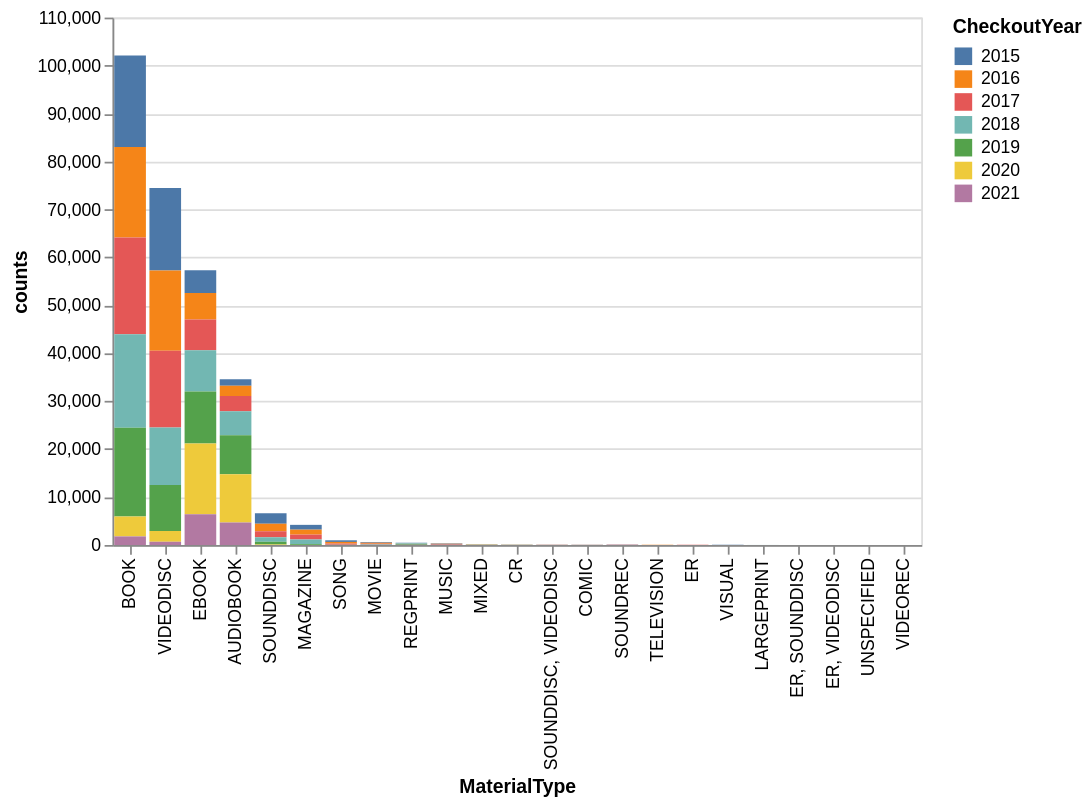

Notebook code cell kept with this figure:
### Code cell
seattle_material_grouped = seattle_df.groupby(['MaterialType', 'CheckoutYear']).size().reset_index(name='counts')
alt.Chart(seattle_material_grouped).mark_bar().encode(
    x=alt.X('MaterialType', sort='-y'),
    y='counts',
    color='CheckoutYear:N'
)

### Figure 1 — Vega-Lite specification as saved in the notebook (floating-point values rounded to 4 significant figures)
{"config": {"view": {"continuousWidth": 300, "continuousHeight": 300}}, "data": {"name": "data-73b297576c9ecbb755844259deeb97e5"}, "mark": {"type": "bar"}, "encoding": {"color": {"field": "CheckoutYear", "type": "nominal"}, "x": {"field": "MaterialType", "sort": "-y", "type": "nominal"}, "y": {"field": "counts", "type": "quantitative"}}, "$schema": "https://vega.github.io/schema/vega-lite/v6.1.0.json", "datasets": {"data-73b297576c9ecbb755844259deeb97e5": [{"MaterialType": "AUDIOBOOK", "CheckoutYear": 2015, "counts": 1321}, {"MaterialType": "AUDIOBOOK", "CheckoutYear": 2016, "counts": 2163}, {"MaterialType": "AUDIOBOOK", "CheckoutYear": 2017, "counts": 3164}, {"MaterialType": "AUDIOBOOK", "CheckoutYear": 2018, "counts": 5027}, {"MaterialType": "AUDIOBOOK", "CheckoutYear": 2019, "counts": 8111}, {"MaterialType": "AUDIOBOOK", "CheckoutYear": 2020, "counts": 10050}, {"MaterialType": "AUDIOBOOK", "CheckoutYear": 2021, "counts": 4706}, {"MaterialType": "BOOK", "CheckoutYear": 2015, "counts": 19087}, {"MaterialType": "BOOK", "CheckoutYear": 2016, "counts": 18844}, {"MaterialType": "BOOK", "CheckoutYear": 2017, "counts": 20187}, {"MaterialType": "BOOK", "CheckoutYear": 2018, "counts": 19524}, {"MaterialType": "BOOK", "CheckoutYear": 2019, "counts": 18495}, {"MaterialType": "BOOK", "CheckoutYear": 2020, "counts": 4151}, {"MaterialType": "BOOK", "CheckoutYear": 2021, "counts": 1788}, {"MaterialType": "COMIC", "CheckoutYear": 2016, "counts": 1}, {"MaterialType": "COMIC", "CheckoutYear": 2017, "counts": 43}, {"MaterialType": "COMIC", "CheckoutYear": 2018, "counts": 39}, {"MaterialType": "CR", "CheckoutYear": 2015, "counts": 24}, {"MaterialType": "CR", "CheckoutYear": 2016, "counts": 25}, {"MaterialType": "CR", "CheckoutYear": 2017, "counts": 24}, {"MaterialType": "CR", "CheckoutYear": 2018, "counts": 18}, {"MaterialType": "CR", "CheckoutYear": 2019, "counts": 17}, {"MaterialType": "CR", "CheckoutYear": 2020, "counts": 4}, {"MaterialType": "EBOOK", "CheckoutYear": 2015, "counts": 4732}, {"MaterialType": "EBOOK", "CheckoutYear": 2016, "counts": 5540}, {"MaterialType": "EBOOK", "CheckoutYear": 2017, "counts": 6394}, {"MaterialType": "EBOOK", "CheckoutYear": 2018, "counts": 8607}, {"MaterialType": "EBOOK", "CheckoutYear": 2019, "counts": 10837}, {"MaterialType": "EBOOK", "CheckoutYear": 2020, "counts": 14769}, {"MaterialType": "EBOOK", "CheckoutYear": 2021, "counts": 6420}, {"MaterialType": "ER", "CheckoutYear": 2015, "counts": 8}, {"MaterialType": "ER", "CheckoutYear": 2016, "counts": 1}, {"MaterialType": "ER", "CheckoutYear": 2017, "counts": 10}, {"MaterialType": "ER", "CheckoutYear": 2018, "counts": 11}, {"MaterialType": "ER", "CheckoutYear": 2020, "counts": 2}, {"MaterialType": "ER", "CheckoutYear": 2021, "counts": 2}, {"MaterialType": "ER, SOUNDDISC", "CheckoutYear": 2015, "counts": 1}, {"MaterialType": "ER, SOUNDDISC", "CheckoutYear": 2016, "counts": 2}, {"MaterialType": "ER, SOUNDDISC", "CheckoutYear": 2017, "counts": 6}, {"MaterialType": "ER, SOUNDDISC", "CheckoutYear": 2018, "counts": 1}, {"MaterialType": "ER, VIDEODISC", "CheckoutYear": 2019, "counts": 8}, {"MaterialType": "ER, VIDEODISC", "CheckoutYear": 2020, "counts": 1}, {"MaterialType": "LARGEPRINT", "CheckoutYear": 2015, "counts": 6}, {"MaterialType": "LARGEPRINT", "CheckoutYear": 2017, "counts": 1}, {"MaterialType": "LARGEPRINT", "CheckoutYear": 2018, "counts": 9}, {"MaterialType": "LARGEPRINT", "CheckoutYear": 2019, "counts": 2}, {"MaterialType": "LARGEPRINT", "CheckoutYear": 2021, "counts": 1}, {"MaterialType": "MAGAZINE", "CheckoutYear": 2015, "counts": 1001}, {"MaterialType": "MAGAZINE", "CheckoutYear": 2016, "counts": 1033}, {"MaterialType": "MAGAZINE", "CheckoutYear": 2017, "counts": 1014}, {"MaterialType": "MAGAZINE", "CheckoutYear": 2018, "counts": 977}, {"MaterialType": "MAGAZINE", "CheckoutYear": 2019, "counts": 172}, {"MaterialType": "MIXED", "CheckoutYear": 2015, "counts": 24}, {"MaterialType": "MIXED", "CheckoutYear": 2016, "counts": 33}, {"MaterialType": "MIXED", "CheckoutYear": 2017, "counts": 32}, {"MaterialType": "MIXED", "CheckoutYear": 2018, "counts": 36}, {"MaterialType": "MIXED", "CheckoutYear": 2019, "counts": 46}, {"MaterialType": "MIXED", "CheckoutYear": 2020, "counts": 19}, {"MaterialType": "MIXED", "CheckoutYear": 2021, "counts": 5}, {"MaterialType": "MOVIE", "CheckoutYear": 2015, "counts": 143}, {"MaterialType": "MOVIE", "CheckoutYear": 2016, "counts": 172}, {"MaterialType": "MOVIE", "CheckoutYear": 2017, "counts": 198}, {"MaterialType": "MOVIE", "CheckoutYear": 2018, "counts": 83}, {"MaterialType": "MUSIC", "CheckoutYear": 2015, "counts": 105}, {"MaterialType": "MUSIC", "CheckoutYear": 2016, "counts": 97}, {"MaterialType": "MUSIC", "CheckoutYear": 2017, "counts": 125}, {"MaterialType": "MUSIC", "CheckoutYear": 2018, "counts": 54}, {"MaterialType": "MUSIC", "CheckoutYear": 2019, "counts": 1}, {"MaterialType": "REGPRINT", "CheckoutYear": 2015, "counts": 26}, {"MaterialType": "REGPRINT", "CheckoutYear": 2016, "counts": 46}, {"MaterialType": "REGPRINT", "CheckoutYear": 2017, "counts": 32}, {"MaterialType": "REGPRINT", "CheckoutYear": 2018, "counts": 114}, {"MaterialType": "REGPRINT", "CheckoutYear": 2019, "counts": 164}, {"MaterialType": "REGPRINT", "CheckoutYear": 2020, "counts": 36}, {"MaterialType": "REGPRINT", "CheckoutYear": 2021, "counts": 29}, {"MaterialType": "SONG", "CheckoutYear": 2015, "counts": 339}, {"MaterialType": "SONG", "CheckoutYear": 2016, "counts": 345}, {"MaterialType": "SONG", "CheckoutYear": 2017, "counts": 248}, {"MaterialType": "SONG", "CheckoutYear": 2018, "counts": 43}, {"MaterialType": "SOUNDDISC", "CheckoutYear": 2015, "counts": 2159}, {"MaterialType": "SOUNDDISC", "CheckoutYear": 2016, "counts": 1570}, {"MaterialType": "SOUNDDISC", "CheckoutYear": 2017, "counts": 1275}, {"MaterialType": "SOUNDDISC", "CheckoutYear": 2018, "counts": 899}, {"MaterialType": "SOUNDDISC", "CheckoutYear": 2019, "counts": 580}, {"MaterialType": "SOUNDDISC", "CheckoutYear": 2020, "counts": 98}, {"MaterialType": "SOUNDDISC", "CheckoutYear": 2021, "counts": 12}, {"MaterialType": "SOUNDDISC, VIDEODISC", "CheckoutYear": 2015, "counts": 38}, {"MaterialType": "SOUNDDISC, VIDEODISC", "CheckoutYear": 2016, "counts": 21}, {"MaterialType": "SOUNDDISC, VIDEODISC", "CheckoutYear": 2017, "counts": 24}, {"MaterialType": "SOUNDDISC, VIDEODISC", "CheckoutYear": 2018, "counts": 6}, {"MaterialType": "SOUNDREC", "CheckoutYear": 2015, "counts": 34}, {"MaterialType": "SOUNDREC", "CheckoutYear": 2016, "counts": 26}, {"MaterialType": "SOUNDREC", "CheckoutYear": 2017, "counts": 13}, {"MaterialType": "SOUNDREC", "CheckoutYear": 2018, "counts": 6}, {"MaterialType": "SOUNDREC", "CheckoutYear": 2019, "counts": 3}, {"MaterialType": "TELEVISION", "CheckoutYear": 2015, "counts": 7}, {"MaterialType": "TELEVISION", "CheckoutYear": 2016, "counts": 17}, {"MaterialType": "TELEVISION", "CheckoutYear": 2017, "counts": 5}, {"MaterialType": "TELEVISION", "CheckoutYear": 2018, "counts": 10}, {"MaterialType": "UNSPECIFIED", "CheckoutYear": 2021, "counts": 2}, {"MaterialType": "VIDEODISC", "CheckoutYear": 2015, "counts": 17230}, {"MaterialType": "VIDEODISC", "CheckoutYear": 2016, "counts": 16755}, {"MaterialType": "VIDEODISC", "CheckoutYear": 2017, "counts": 16006}, {"MaterialType": "VIDEODISC", "CheckoutYear": 2018, "counts": 11975}, {"MaterialType": "VIDEODISC", "CheckoutYear": 2019, "counts": 9596}, {"MaterialType": "VIDEODISC", "CheckoutYear": 2020, "counts": 2253}, {"MaterialType": "VIDEODISC", "CheckoutYear": 2021, "counts": 658}, {"MaterialType": "VIDEOREC", "CheckoutYear": 2017, "counts": 2}, {"MaterialType": "VISUAL", "CheckoutYear": 2015, "counts": 13}, {"MaterialType": "VISUAL", "CheckoutYear": 2016, "counts": 14}, {"MaterialType": "VISUAL", "CheckoutYear": 2017, "counts": 4}]}}
